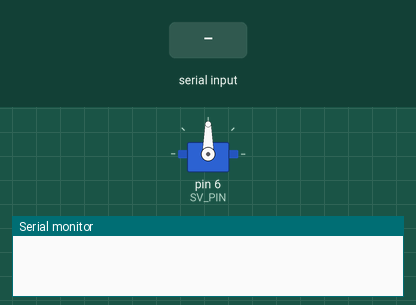
Bench run of a sketch on a simulated Arduino Uno, built with avr-gcc and run on an emulated ATmega328P. Shown: servo, the last lines printed to the serial monitor. The inputs (shaded band) are chosen by the test bench.

Above: at 1.2 s.
1.3 s: "d" received over Serial
At 3.0 s:
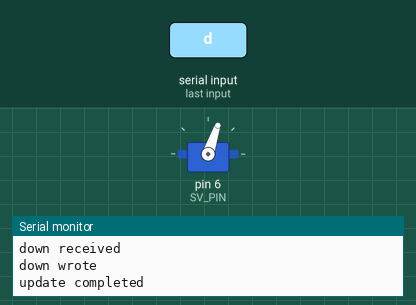
4.3 s: "u" received over Serial
At 4.8 s:
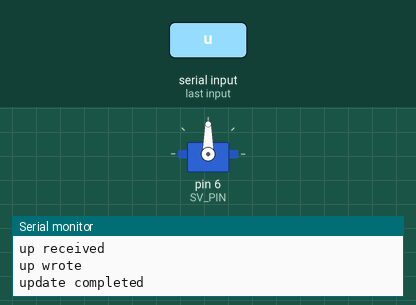
Timing chart, 0 to 7.3 s (numbered marks = the images above; inputs shaded):
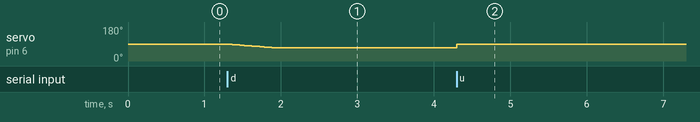

Measured:
- after the input at 1.3 s, servo on pin 6 (SV_PIN): moves from 90° to 71° over 0.56 s, starting at once
- after the input at 4.3 s, servo on pin 6 (SV_PIN): 71° → 90° at once

The sketch:

firmware.ino
```cpp
#include <VarSpeedServo.h>
const int SV_PIN = 6;
VarSpeedServo servo;

const int INIT = 180;
const int UP = 90;
const int DOWN = UP - 19;

void setup() {
  servo.attach(SV_PIN, 500, 2400);
  servo.write(UP, 0, true);

  Serial.begin(9600);
}

void loop() {
  serial_update();
}

void serial_update() {
  if (!Serial.available()) return;
  Serial.println("data available");
  char c = Serial.read();
  Serial.println("read");
  servo_switch(c);
  Serial.println("update completed");
}

void servo_switch(char c) {
  switch (c) {
    case 'd':
      Serial.println("down received");
      servo.write(DOWN, 20, true);
      Serial.println("down wrote");
      break;
    case 'u':
      Serial.println("up received");
      servo.write(UP, 0, true);
      Serial.println("up wrote");
      break;
    default:
      Serial.println("ignore");
      break;
  }
  delay(50);
}
```
